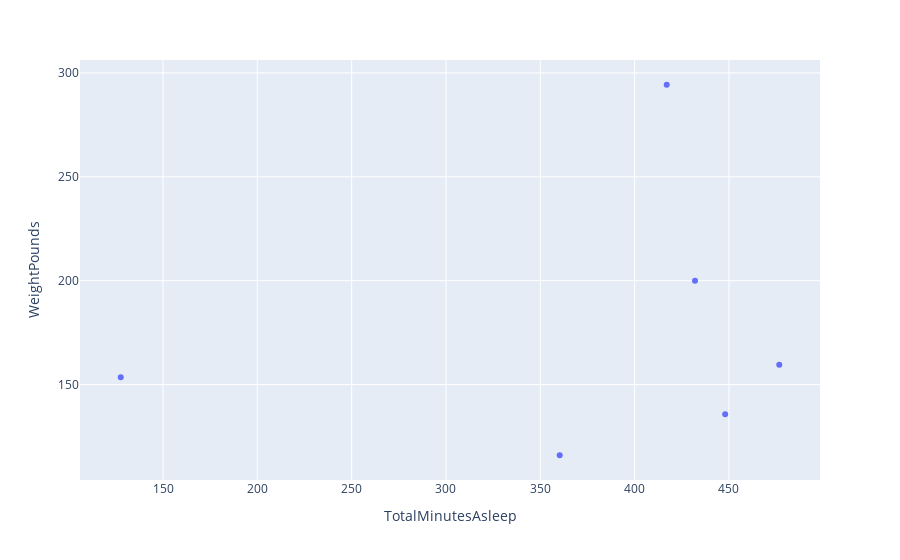

This figure's notebook cell:
### Code cell
# Note: Average data
px.scatter(weight_sleep_df,x='TotalMinutesAsleep', y='WeightPounds')

### Figure 1 — Plotly figure (JSON) as saved in the notebook; plotly's stock layout.template omitted (floating-point values rounded to 4 significant figures)
{"data": [{"hovertemplate": "TotalMinutesAsleep=%{x}<br>WeightPounds=%{y}<extra></extra>", "legendgroup": "", "marker": {"color": "#636efa", "symbol": "circle"}, "mode": "markers", "name": "", "orientation": "v", "showlegend": false, "type": "scatter", "x": [360.3, 417, 476.7, 127.6, 432, 448], "xaxis": "x", "y": [116.0, 294.3, 159.5, 153.5, 200.0, 135.7], "yaxis": "y"}], "layout": {"legend": {"tracegroupgap": 0}, "margin": {"t": 60}, "xaxis": {"anchor": "y", "domain": [0, 1], "title": {"text": "TotalMinutesAsleep"}}, "yaxis": {"anchor": "x", "domain": [0, 1], "title": {"text": "WeightPounds"}}}}
